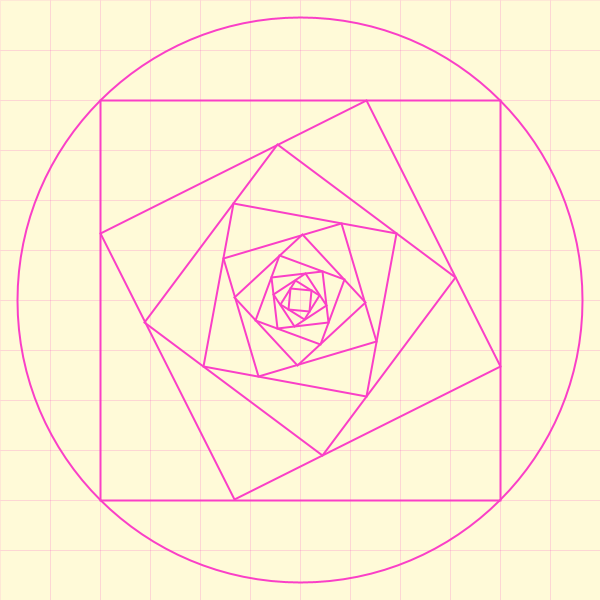
Frame 1 (no input)
Frame 60 (the mouse pressed at the canvas centre just before this capture): identical to frame 1, image omitted
Frame 120 (the mouse held since frame 60 and released just before this capture): identical to frame 1, image omitted

The Processing sketch that drew this single still picture (run headless with seeded random() and noise(); from frame 60 on, the mouse is pressed at the canvas centre):

// Processing sketch: build
// ── build.pde
color  bg = #FFFAD8;
color  fg = #FA3FC7;
void setup() {
	size(600, 600);
	surface.setTitle("@helainebach");
}
void draw() {
	bg();
	style();
	//
	pushMatrix();
	translate(width / 2, height / 2);
	rectMode(CENTER);
	float r = atan(2);
	float s = width / 3*2;
	circle(0, 0, hypo(s));
	while (s > 20) {
		square(0, 0, s);
		rotate(r);
		s = s * sqrt(5) / 3;
	}
	popMatrix();
}
float hypo(float a) {
	double c = Math.sqrt((a * a) + (a * a));
	return (float)c;
}
void grid(int count) {
	rectMode(CORNER);
	int area = count * count;
	int cell = width / count;
	for (int n = 0; n < area; n++) {
		int x = (n % count) * cell;
		int y = (n / count) * cell;
		square(x, y, cell);
	}
}
void bg() {
	background(bg);
	strokeWeight(.5);
	noFill();
	stroke(fg, 50);
	grid(12);
}
void style() {
	stroke(fg);
	strokeWeight(2);
	// fill(fg, 20);
}
